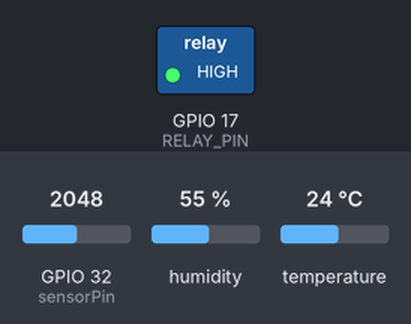
This sketch was run on a simulated ESP32. Shown: switched loads named in the sketch (green lamp = pin HIGH). The inputs (shaded band) are chosen by the test bench; at power-on: GPIO 32 (sensorPin) = 2048, humidity 55 %, temperature 24 °C. WiFi joins after 1.5 s; servers stay silent unless stated; uploads are accepted with an empty reply; what the sketch prints to the serial monitor is not drawn.

Above: at 3.2 s.
3.3 s: GPIO 32 (sensorPin) set to 2866
At 6.9 s:
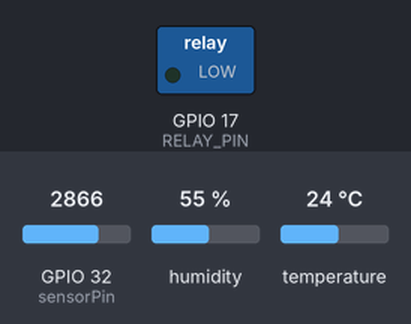
17.3 s: GPIO 32 (sensorPin) set to 2326
28.7 s: GPIO 32 (sensorPin) set to 2241
At 29.7 s:
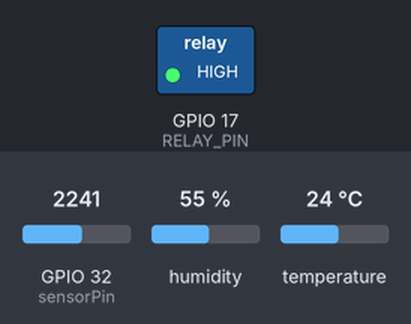
34.2 s: GPIO 32 (sensorPin) set to 3603
At 40.4 s:
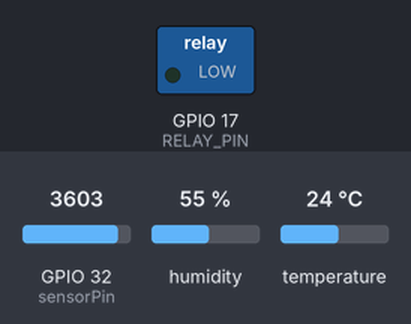
Timing chart, 0 to 41.9 s (numbered marks = the images above; inputs shaded):
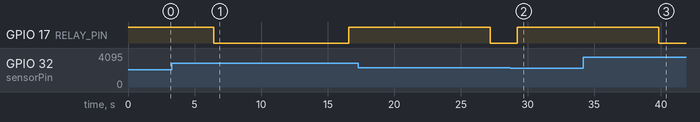

Measured:
- the behaviour switches between 2275 and 2274 on GPIO 32 (sensorPin) (found by bisection; images 1 and 2)
- after the input at 3.3 s, GPIO 17 (RELAY_PIN): HIGH → LOW after 3.1 s, → HIGH 10.1 s later
- after the input at 28.7 s, GPIO 17 (RELAY_PIN): LOW → HIGH after 0.52 s
- after the input at 34.2 s, GPIO 17 (RELAY_PIN): HIGH → LOW after 5.7 s

The sketch:

espWork1_0_copy_20240519195040.ino
```cpp
// #include <esp32.h>
#include <HTTPClient.h>
#include "DHT.h"
#include <Arduino.h>
#include <WiFi.h>
#include <ArduinoJson.h>
//pins :
#define DHTPIN 14
#define RELAY_PIN 17

void irrigation();

const int sensorPin = 32;
//changable variables
// ******* mcu ID changable ******
          unsigned long mcuID = 1;
// ******* mcu ID changable ******
          uint8_t threshold = 30;// 30%threshold
          int irrigationTime = 10;//10 seconds
          unsigned long sleepingTime = 10;//10 seconds


const char* ssid = "abdo10s";
const char* password = "10011001";
String url = "http://192.168.161.144/";
int sensorValue = 0;
int dryValue = 2803; // Minimum sensor analogue value (dry soil)
int wetValue = 982; // Maximum sensor analogue value (wet soil)
int moisturePercentage = 0;

WiFiClient wifiClient;
HTTPClient http;
uint8_t offline = 0;

DHT dht(DHTPIN, DHT11);
void setup() {
  Serial.begin(9600);
  pinMode(RELAY_PIN, OUTPUT);
   digitalWrite(RELAY_PIN, HIGH);//off
  // wifiLogic
  WiFi.begin(ssid, password);
  while ((WiFi.status() != WL_CONNECTED && (offline < 60)) && (mcuID != (0))) {
    delay(1000);
    offline ++;
    Serial.print(".");
  }
  dht.begin();
}
void loop() {
  delay(4000);
    //Check WiFi connection status
  if((WiFi.status()== WL_CONNECTED) && (mcuID != 0)){
      // Sensor variables
  float temperature =  dht.readTemperature();
  float humidity =  dht.readHumidity();
  sensorValue = analogRead(sensorPin);
  moisturePercentage = map(sensorValue, wetValue, dryValue , 100, 0);
  //prepare sensors readings :
  if (isnan(temperature)) {
    Serial.println("Failed to read from DHT sensor!");
    temperature = -1;
  }
  if (isnan(humidity)) {
    Serial.println("Failed to read from DHT sensor!");
    humidity = -1;
  }
  if(moisturePercentage < 0){
    moisturePercentage = 0;
  }
  Serial.println("soilMoisture : "+ String(moisturePercentage));

  if(moisturePercentage == 153){
    moisturePercentage = -1;
  }else if(moisturePercentage > 100){
    moisturePercentage= 100;
  }

        //post sensors data
      http.begin(url + "api/sensordata/");
      http.addHeader("Content-Type", "application/json");
      String jsonOutput;
      const size_t CAPACITY = JSON_OBJECT_SIZE(1);
      StaticJsonDocument<CAPACITY> doc;
      JsonObject object = doc.to<JsonObject>();
      object["mcuId"]=mcuID;
      object["soilMoisture"]=moisturePercentage;
      object["temperature"]=(int) temperature;
      object["humidity"]=(int) humidity;

          serializeJson(doc, jsonOutput);
          Serial.println(String(jsonOutput));
          int code = http.POST(String(jsonOutput));
           if(code > 0){
              Serial.println("StatusCode : "+ String(code) + "\npayload : "+ String(http.getString()));
          }
          else{
            Serial.println("no server post connection !!");
          offline=1;
              }
      http.end();
      //get update state
      http.begin(url+"api/mcu/" + String(mcuID)+"/");
       code = http.GET();
      if(code > 0){
        offline = 0;
        String payload = http.getString();
          Serial.println("StatusCode : "+ String(code) + "\npayload : "+ payload);
      DynamicJsonDocument ddoc(1024);
      deserializeJson(ddoc, payload);
      if(ddoc.containsKey("threshold")&&(ddoc["threshold"]<=100)&&(ddoc["threshold"] >= 0)){
        threshold = ddoc["threshold"];
        Serial.println("threshold added :"+ String(threshold));
      }
      if(ddoc.containsKey("irrigationTime")&&(ddoc["irrigationTime"]<=36000)&&(ddoc["irrigationTime"]>=5)){
        irrigationTime = ddoc["irrigationTime"];
        Serial.println("irrigationTime added :"+ String(irrigationTime));
      }
      if(ddoc.containsKey("sleepingTime")&&(ddoc["sleepingTime"]>=5)){
        sleepingTime = ddoc["sleepingTime"];
        Serial.println("sleepingTime added :"+ String(sleepingTime));
      }
      if (ddoc["waterPumpVal"]) {
      Serial.println("******starteIrrigation*****");
      irrigation();
      }
      }
      else{
          Serial.println("no server get connection !!");
          offline=1;
      }
      http.end();

    }
    else { //Offline mode :
       Serial.println("no wifi connection !!");
          offline=1;
    }
    if(offline > 0){
      irrigation();
    }
    //Sleep mode
    delay(sleepingTime*1000 - 4000);

}

void irrigation(){
  //calculer les valeurs
  int soilMoisture = 0;
  soilMoisture = map(analogRead(sensorPin), wetValue, dryValue , 100, 0);
  float temperature =  dht.readTemperature();

  if((soilMoisture <= threshold )&&(temperature > 0)){  digitalWrite(RELAY_PIN, LOW);//on
  unsigned long lastTime = millis();
  while((soilMoisture < threshold )&&(((irrigationTime*1000) + lastTime) > millis())&&(temperature > 0)){
    //for the soil sensor to read again
    delay(2000);
    temperature =  dht.readTemperature();
      if (isnan(temperature)) {
      Serial.println("Failed to read from DHT sensor!");
      temperature = -1;}
      Serial.println("Irrigation loop");
    soilMoisture = map(analogRead(sensorPin), wetValue, dryValue , 100, 0);
  }
  digitalWrite(RELAY_PIN, HIGH);//off
  if((WiFi.status()== WL_CONNECTED) && (mcuID != 0)){
      http.begin(url + "api/mcu/" + String(mcuID)+"/");
      http.addHeader("Content-Type", "application/json");
      String jsonOutput;
      const size_t CAPACITY = JSON_OBJECT_SIZE(1);
      StaticJsonDocument<CAPACITY> doc;
      JsonObject object = doc.to<JsonObject>();
      object["waterPumpVal"]=false;
          serializeJson(doc, jsonOutput);
          Serial.println(String(jsonOutput));
          int code = http.PUT(String(jsonOutput));
           if(code > 0){
              Serial.println("StatusCode : "+ String(code) + "\npayload : "+ String(http.getString()));
          }
          else{
            Serial.println("no server PUT connection !!");
          }
      http.end();
  }}
}
```
